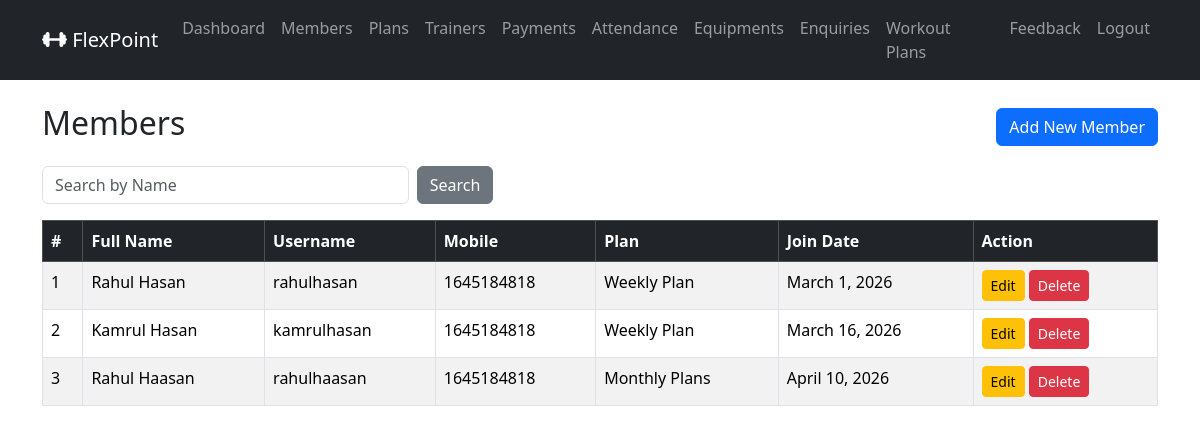
Page /admin_members/ (signed in) on the committed database.
### gymapp/models.py (models this page shows, shortened)
class MemberProfile(models.Model):
    GENDER_CHOICES = (
        ('MALE', 'Male'),
        ('FEMALE', 'Female'),
        ('OTHER', 'Other'),
    )
    user             = models.OneToOneField(settings.AUTH_USER_MODEL, on_delete=models.CASCADE, related_name='member_profile')
    full_name        = models.CharField(max_length=100)
    mobile           = models.BigIntegerField()
    age              = models.PositiveIntegerField(null=True, blank=True)
    gender           = models.CharField(max_length=10, choices=GENDER_CHOICES, null=True, blank=True)
    address          = models.TextField(blank=True)
    join_date        = models.DateField(default=timezone.now)
    plan             = models.ForeignKey(MembershipPlan, on_delete=models.SET_NULL, null=True, blank=True, related_name='members')
    trainer          = models.ForeignKey(Trainer, on_delete=models.SET_NULL, null=True, blank=True, related_name='members')
    membership_start = models.DateField(null=True, blank=True)
    membership_end   = models.DateField(null=True, blank=True)

class User(AbstractUser):
    ROLE_CHOICES = [
        ('ADMIN' , 'Admin'),
        ('MEMBER' , 'Member'),
    ]
    role = models.CharField(max_length=20, choices=ROLE_CHOICES, default='MEMBER')

class MembershipPlan(models.Model):
    name            = models.CharField(max_length=100)
    duration_months = models.PositiveIntegerField()
    fee             = models.DecimalField(max_digits=6, decimal_places=2)
    description     = models.TextField(blank=True)

### gymapp/views.py (the view)
    def wrapper(request, *args, **kwargs):
        if not request.user.is_authenticated or getattr(request.user, 'role', None) != 'ADMIN':
            messages.error(request, 'You must be an Admin to access this page.')
            return redirect('admin_login_view')
        return view_func(request, *args, **kwargs)

### gymapp/views.py (called while the page is built)
def admin_required(view_func):
    def wrapper(request, *args, **kwargs):
        if not request.user.is_authenticated or getattr(request.user, 'role', None) != 'ADMIN':
            messages.error(request, 'You must be an Admin to access this page.')
            return redirect('admin_login_view')
        return view_func(request, *args, **kwargs)
    return wrapper

@admin_required
def admin_members_list(request):
    search = request.GET.get('search', '')
    members = MemberProfile.objects.all().select_related('user', 'plan')
    if search:
        members = members.filter(full_name__icontains=search)
    return render(request, 'admin_members_list.html', {'members':members, 'search':search})

### gymapp/templates/admin_members_list.html (shortened to what this page needs)
{% extends 'base.html' %}
{% block content %}
<div class="d-flex justify-content-between align-items-center mb-3">
    <h2>Members</h2>
    <a href="{% url 'admin_member_add' %}" class="btn btn-primary">Add New Member</a>
</div>
<form method="GET" class="row g-2 mb-3">
    <div class="col-md-4">
        <input type="text" name="search" class="form-control" placeholder="Search by Name" value="{{ search }}">
    </div>
    <div class="col-md-2">
        <button type="submit" class="btn btn-secondary">Search</button>
    </div>
</form>
<table class="table table-bordered table-striped">
    <thead class="table-dark">
        <tr>
            <th>#</th>
            <th>Full Name</th>
            <th>Username</th>
            <th>Mobile</th>
            <th>Plan</th>
            <th>Join Date</th>
            <th>Action</th>
        </tr>
    </thead>
    <tbody>
        {% for member in members %}
        <tr>
            <td>{{ forloop.counter }}</td>
            <td>{{ member.full_name }}</td>
            <td>{{ member.user.username }}</td>
            <td>{{ member.mobile }}</td>
            <td>{{ member.plan.name | default:"No Plan Assigned" }}</td>
            <td>{{ member.join_date }}</td>
            <td>
                <a href="{% url 'admin_member_edit' member.id %}" class="btn btn-sm btn-warning">Edit</a>
                <form method="POST" action="{% url 'admin_member_delete' member.id %}" style="display: inline-block;">
                    <button type="submit" class="btn btn-sm btn-danger" onclick="return confirm('Are you sure you want to delete this member?')">Delete</button>
                </form>
            </td>
        </tr>
        {% endfor %}
    </tbody>
</table>
{% endblock %}

### rows in the picture
MemberProfile: full_name "Rahul Hasan", user.username "rahulhasan", mobile "1645184818", plan.name "Weekly Plan", join_date "March 1, 2026"
MemberProfile: full_name "Kamrul Hasan", user.username "kamrulhasan", mobile "1645184818", plan.name "Weekly Plan", join_date "March 16, 2026"
MemberProfile: full_name "Rahul Haasan", user.username "rahulhaasan", mobile "1645184818", plan.name "Monthly Plans", join_date "April 10, 2026"
